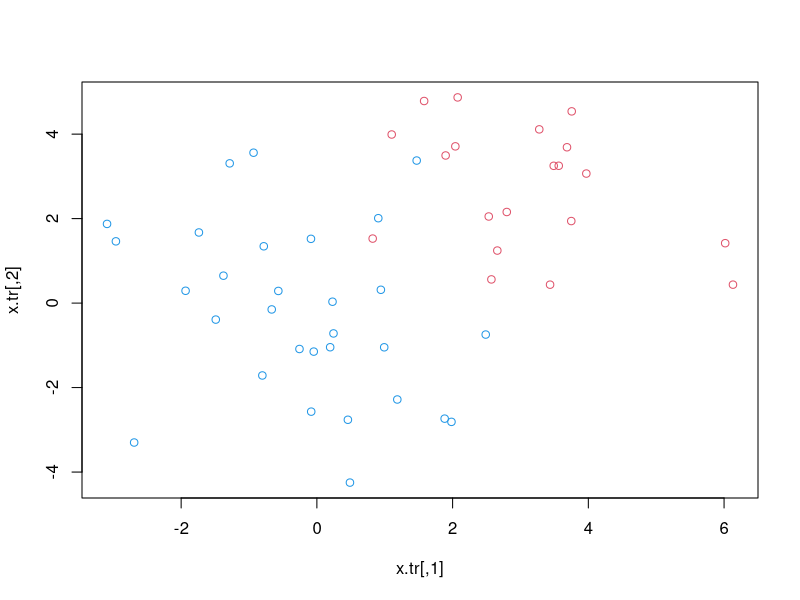
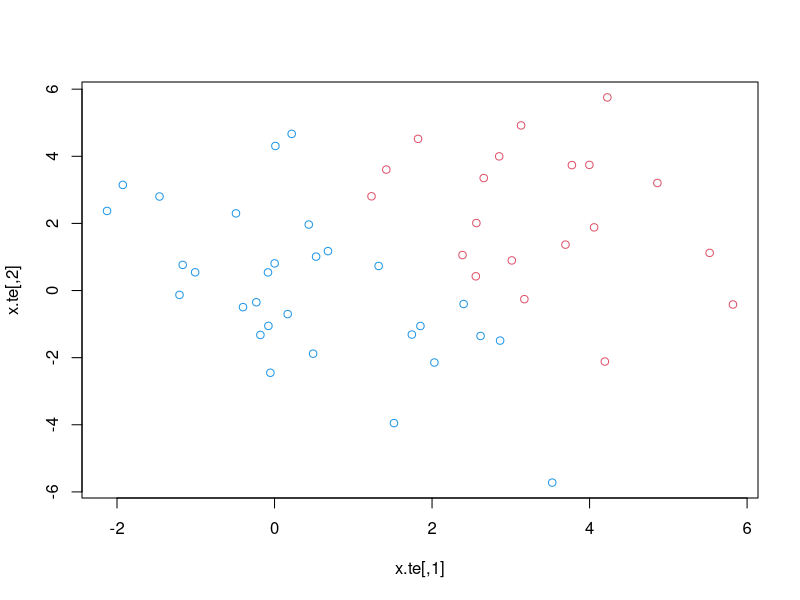
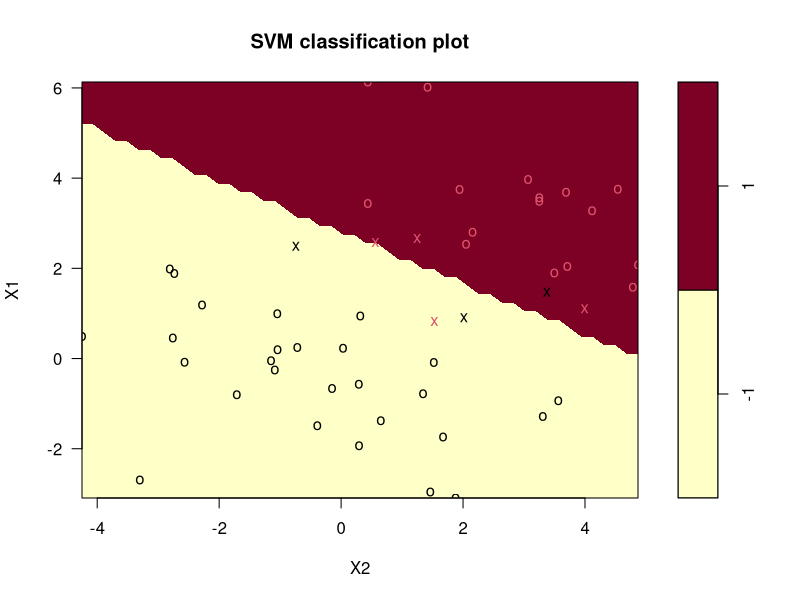
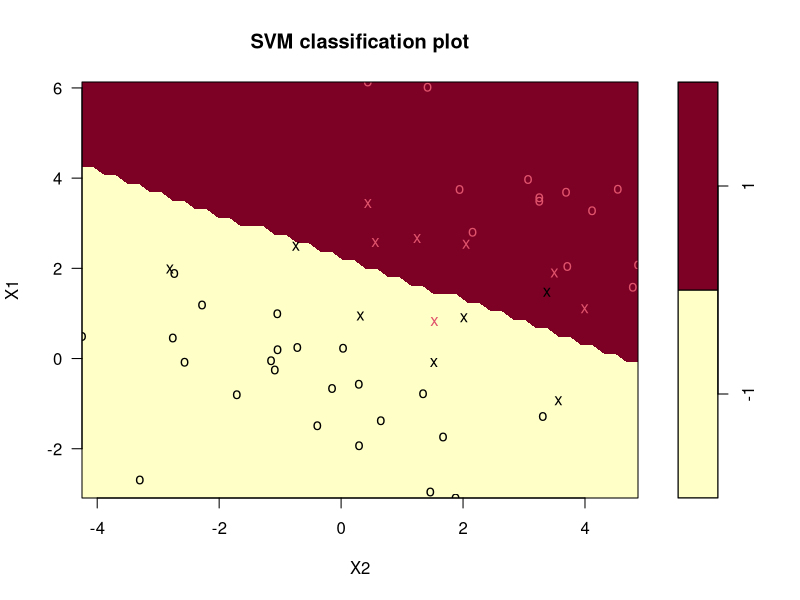
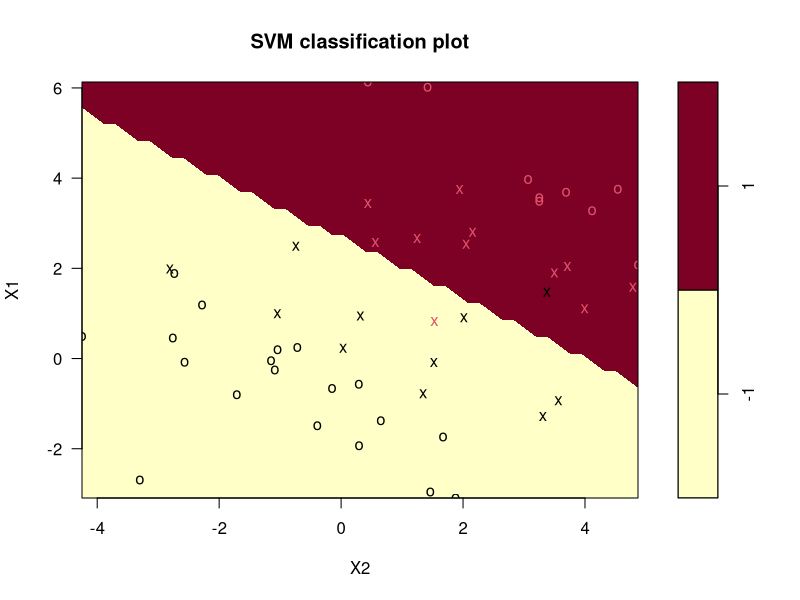
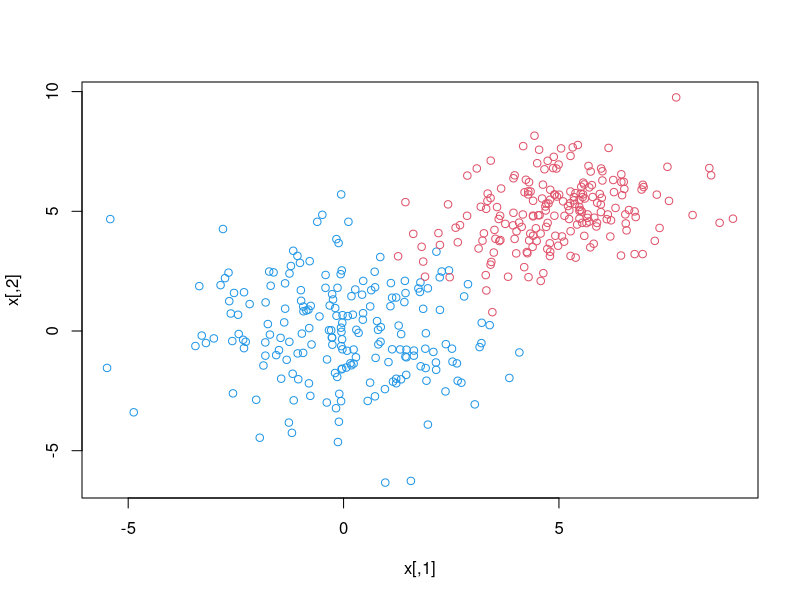
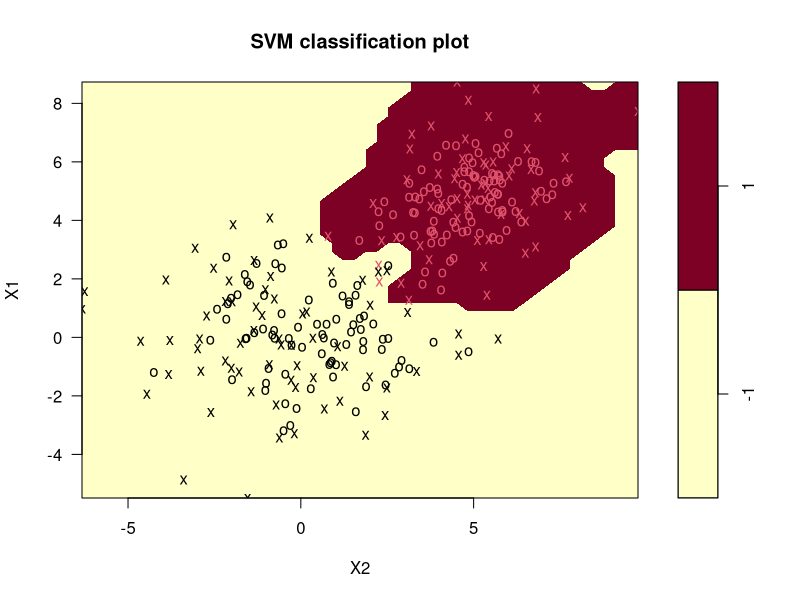
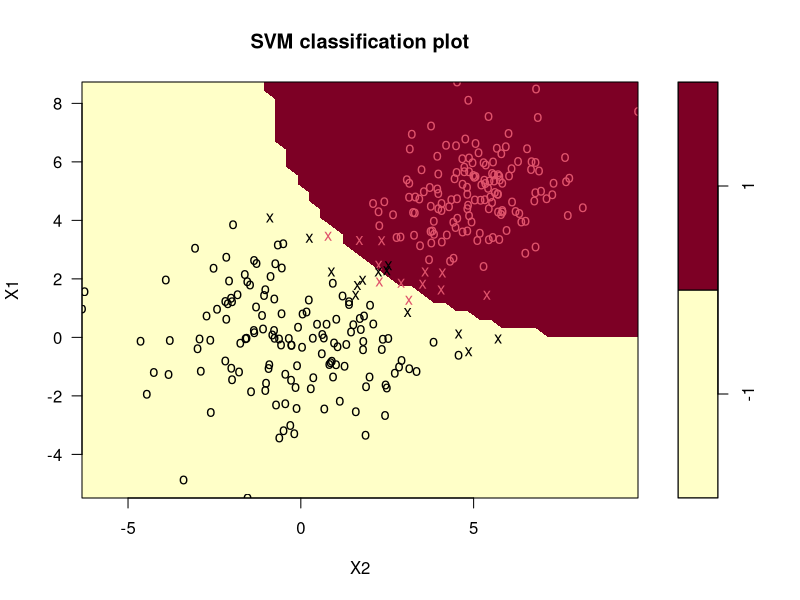

These figures' R source, in order:
#########################
# Support vector machine#
#########################

#Packages for create new dataset
install.packages('e1071')
install.packages('mvtnorm')
library(e1071)
library(mvtnorm)



##Support vector classifier (Binary classifier)

#########################
#CASE1 (n1= 30, n2 = 20)#
#########################
#1. Data generation 

#1.1 set values and covariance matrix
n1 = 30
n2 = 20
p = 2

Sig = matrix(c(2,-0.75,-0.75,4), nrow=2, ncol=2) #covariance matrix
Sig




#1.2 create a training and test dataset

#1.2.1 Training dataset
x1.tr = rmvnorm(n1, mean=rep(0,p), sigma=Sig)
x2.tr = rmvnorm(n2, mean=rep(3,p), sigma=Sig)
x.tr = rbind(x1.tr, x2.tr)
y.tr = c(rep(-1,n1), rep(1,n2))
train = data.frame(x.tr, y=as.factor(y.tr))
train
plot(x.tr, col=(3-y.tr))


#1.2.2 Test dataset
x1.te = rmvnorm(n1, mean=rep(0,p), sigma=Sig)
x2.te = rmvnorm(n2, mean=rep(3,p), sigma=Sig)
x.te = rbind(x1.te, x2.te)
y.te = c(rep(-1,n1), rep(1,n2))
test = data.frame(x.te, y=as.factor(y.te))
test
plot(x.te, col=(3-y.te))



#2. Classifier

# SVM fitting code
# e.g., fit = svm(y ~., data=dat, kernel='linear', cost=5, scale=FALSE)
# cost = tuning parameter, margine의 폭을 결정. C-V로 찾아줘야 하는 값.
#         Non-linear의 경우 decision boundary의 smoothness를 의미함.

#2.1 SVM when cost = 5
fit1 = svm(y ~., data=train, kernel='linear', cost=5, scale=FALSE)
summary(fit1)
fit1$index
plot(fit1,train)

#2.2 SVM when cost = 0.1
fit2 = svm(y ~., data=train, kernel='linear', cost=0.1, scale=FALSE)
summary(fit2)
fit2$index
plot(fit2,train)

#2.3 Parmater tuning of 'SVM' using 5-fold Cross Validation
c = tune(svm, y ~., data=train, kernel='linear', tunecontrol =
           tune.control(cross=5), range=list(cost=c(0.001,0.01,0.1,1,5,10,100)))
summary(c)
bestM = c$best.model
summary(bestM)
plot(bestM,train)

#3. Prediction
head(test)
yhat = predict(bestM, test)
sum(yhat != y.te)/ (n1+n2)



################################
#CASE2 #CASE1 (n1= 200, n2 = 200)
################################

#1. Data generation 

#1.1 set values and covariance matrix
n1 = 200
n2 = 200
p = 2

Sig1 = matrix(c(3,-0.75,-0.75,4), nrow=2, ncol=2) #covariance matrix 1
Sig2 = matrix(c(2,0.5,0.5,2), nrow=2, ncol=2) #covariance matrix 2

#1.2 create a training and test dataset

#1.2.1 dataset
x1 = rmvnorm(n1, mean=rep(0,p), sigma=Sig1)
x2 = rmvnorm(n2, mean=rep(5,p), sigma=Sig2)

x = rbind(x1, x2)
y = c(rep(-1,n1), rep(1,n2))

dat = data.frame(x, y=as.factor(y))
dim(dat)
head(dat)
plot(x, col=(3-y))

#1.2.2 separate dataset into training and test set
index = sample(1:(n1+n2),300)
length(index)
train = dat[index,] #training set
test = dat[-index,] #test set
dim(train)
dim(test)


#2. Classifier (non-linear case)
fit = svm(y ~., data=train, kernel='radial', gamma=1, cost=10, scale=FALSE)
summary(fit)
fit$index
plot(fit,train)

#2.1 Parmater tuning of 'SVM' using 5-fold Cross Validation
#tuning parameter = cost, gamma
c = tune(svm, y ~., data=train, kernel='radial', tunecontrol =
           tune.control(cross=5), range=list(cost=c(0.001,0.01,0.1,1,5,10,100), 
                                             gamma=c(0.1,0.5,1,2,3,4,5)))
summary(c)
bestM = c$best.model
summary(bestM)
plot(bestM,train)

#3. Prediction
head(test)
nrow(test)
yhat = predict(bestM, test)
sum(yhat != test$y) / nrow(test)






